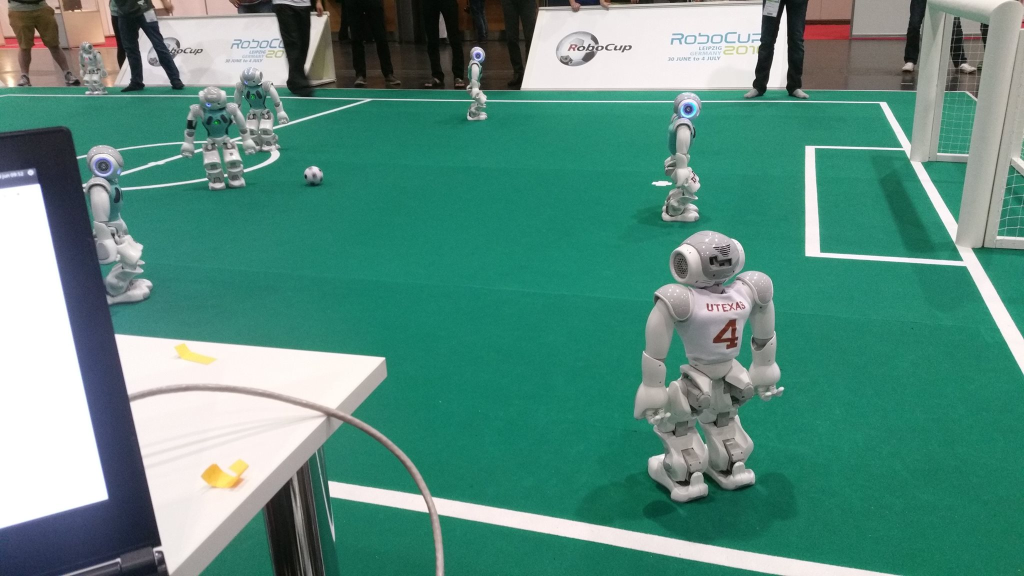
#> input picture img/6.jpg, 2048 x 1152 px (shown at 1/2 size); its folder holds only this picture in this run
$ python orange_ball.py
#> lines starting #> are read from the running program, lines starting #| are printed output that depends on the picture; after the words box and inside, x2 and y2 are one past the last pixel; in counts of white or black regions, pixels touching at a corner belong together
#!/usr/bin/env python2

import cv2
import glob
import numpy as np
import os

from naoqi import ALProxy

# Robot name as shown on its head followed by .local
IP = "EVE.local"
PORT = 9559

# 0: images from folder, 1: webcam, 2: robot
CAMERA_TYPE = 0

def read_imgs(img_dir):
    '''
    Read images from the given folder and return them in a list.
    https://www.quora.com/How-can-I-read-multiple-images-in-Python-presented-in-a-folder
    '''
    img_path = os.path.join(img_dir, '*g')
    files = glob.glob(img_path)
    imgs = []
    for f in files:
        img = cv2.imread(f)
        imgs.append(img)
    return imgs


# [66 lines left out: functions start_webcam, get_img_from_webcam, close_webcam, create_video_connection, get_img_from_robot, not called in this run]


def mask_img(img):
    '''
    Create a binary image in which orange is white and the rest is black.
    https://www.pyimagesearch.com/2014/08/04/opencv-python-color-detection/
    '''
    # Lower and upper boundary of orange
    lower = np.array([0, 120, 120], np.uint8)
    upper = np.array([15, 255, 255], np.uint8)

    # Create a mask for orange
    mask = cv2.inRange(img, lower, upper)
    return mask


def detect_circles(img):
    '''
    Detect circles in a binary image.
    returns the centre coordinates and the radius of the ball in the image.
    https://www.pyimagesearch.com/2014/07/21/detecting-circles-images-using-opencv-hough-circles/
    '''
    circles = cv2.HoughCircles(img, cv2.HOUGH_GRADIENT, 1.2, 200, param1=100, param2=5, minRadius=5,
                               maxRadius=150)

    # The minimum amount of orange in a square
    best_percentage_orange = 0.3
    x = None
    y = None
    r = None
    if circles is not None:
        circles = np.uint16(np.around(circles))
        for circle in circles[0, :]:
            # 4 Points of Region of interest square
            x_min = circle[0] - circle[2]
            x_max = circle[0] + circle[2]
            y_min = circle[1] - circle[2]
            y_max = circle[1] + circle[2]

            # For now just take the square instead of circle
            roi = img[y_min:y_max, x_min:x_max]

            if roi.shape[0] > 0 and roi.shape[1] > 0:
                # Compute the amount of white pixels (thus the orange ones after applying the mask)
                non_zero = cv2.countNonZero(roi) / float(roi.shape[0] * roi.shape[1])

                # Set the one with the most orange pixels on average as best circle
                if non_zero > best_percentage_orange:
                    x = circle[0]
                    y = circle[1]
                    r = circle[2]
                    best_percentage_orange = non_zero

    return (x, y, r)


def detect_orange_ball(img):
    '''
    Detect an orange ball in the given image.
    returns the centre coordinates and the radius of the ball in the image.
    '''
    hsv = cv2.cvtColor(img, cv2.COLOR_BGR2HSV)
    mask = mask_img(hsv)

    (x, y, r) = detect_circles(mask)

    return x, y, r


def main():
    # Depending on the camera type (folder, webcam, robot)
    # Loop over the images, detect the ball and show the results
    if CAMERA_TYPE == 2:
        # Start connection with the robot
        video_device, capture_device = create_video_connection()
        next = True
    elif CAMERA_TYPE == 1:
        # Start the webcam
        cap = start_webcam()
        next = True
    else:
        # Read images from folder
        img_dir = "./../../img/"
        imgs = read_imgs(img_dir)
#> in read_imgs, img is the input picture: shape (1152, 2048, 3); mean B, G, R 127.4, 140.7, 88
#> imgs = 1 item
        next = len(imgs) > 0
#> next = True

    while (next):
        if CAMERA_TYPE == 2:
            img = get_img_from_robot(video_device, capture_device)
        elif CAMERA_TYPE == 1:
            img = get_img_from_webcam(cap)
        else:
            img = imgs.pop()
            next = len(imgs) > 0
#> next = False

        x, y, r = detect_orange_ball(img)
#> in detect_orange_ball, `hsv = cv2.cvtColor(img, cv2.COLOR_BGR2HSV)`: hsv: shape (1152, 2048, 3); mean H, S, V 67.6, 123, 144.5
#> in mask_img, `mask = cv2.inRange(img, lower, upper)`:
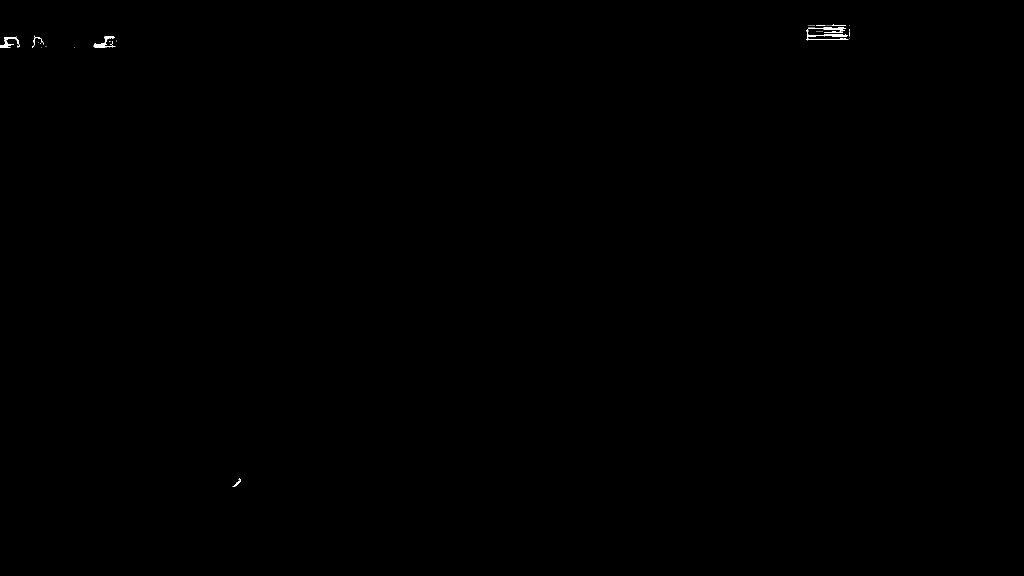
#> mask: shape (1152, 2048) (shown at 1/2 size); 0.07% white; 47 white regions (39 under 20 px), largest, box (x1, y1, x2, y2) and area: (1612, 67, 1697, 81) 477, (1616, 54, 1692, 66) 329, (187, 72, 231, 95) 322
#> in detect_circles, `circles = cv2.HoughCircles(img, cv2.HOUGH_GRADIENT, 1.2, 200, param1=1..`: circles = [[1654.2, 203.4, 149.2], [1674.6, 3, 69.8], [24.6, 221.4, 147.9], [203.4, 25.8, 68.48], [1.8, 13.8, 79.88], [456.6, 947.4, 28.04]]
#> in detect_circles, `circles = np.uint16(np.around(circles))`: circles = [[1654, 203, 149], [1675, 3, 70], [25, 221, 148], [203, 26, 68], [2, 14, 80], [457, 947, 28]]
#> the loop in detect_circles, `for circle in circles[0, :]:` made 6 passes
#> (circle, x_min, x_max, y_min, y_max, non_zero) on passes 1, 6: ([1654, 203, 149], 1505, 1803, 54, 352, 0.00953), ([457, 947, 28], 429, 485, 919, 975, 0.0214)
#> (circle, x_min, x_max, y_min, y_max) on passes 2 to 5: ([1675, 3, 70], 1605, 1745, 65469, 73), ([25, 221, 148], 65413, 173, 73, 369), ([203, 26, 68], 135, 271, 65494, 94), ([2, 14, 80], 65458, 82, 65470, 94)
#> pass 1, in detect_circles, `roi = img[y_min:y_max, x_min:x_max]`:
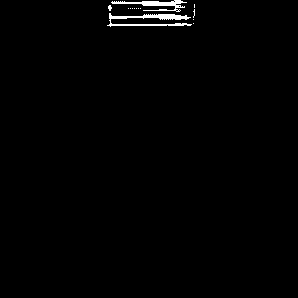
#> roi: shape (298, 298); 0.95% white; 14 white regions (12 under 20 px), largest, box (x1, y1, x2, y2) and area: (107, 13, 192, 27) 477, (111, 0, 187, 12) 329
#> after the loop in detect_circles, `for circle in circles[0, :]:`:
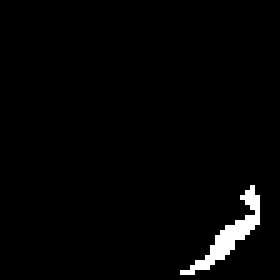
#> roi: shape (56, 56) (shown 5 times larger); 2.1% white in thin lines or dots, all inside (x1, y1, x2, y2) = (36, 37, 52, 55)
#> after the loop in detect_circles, `for circle in circles[0, :]:`: best_percentage_orange = 0.3

        if x is not None:
            # Draw the outer circle
            cv2.circle(img, (x, y), r, (0, 255, 0), 2)
            # Draw the center of the circle
            cv2.circle(img, (x, y), 2, (0, 0, 255), 3)
        # Show image
        cv2.imshow("Orange ball detector", img)
        if CAMERA_TYPE > 0:
            # Quit with q
            if cv2.waitKey(1) & 0xFF == ord('q'):
                break
        else:
            # Press any key to go to the next img
            cv2.waitKey(0)

    cv2.destroyAllWindows()

    if CAMERA_TYPE == 1:
        close_webcam(cap)
    elif CAMERA_TYPE == 2:
        video_device.unsubscribe(capture_device)


if __name__ == "__main__":
    main()
